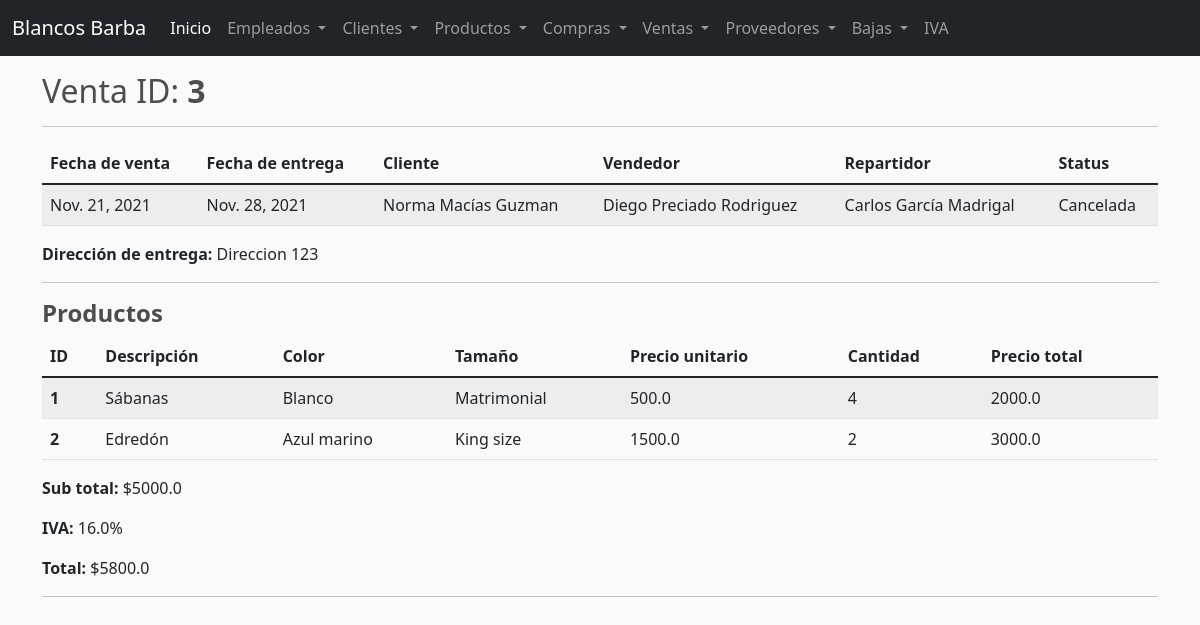
/statusventa/3, run on the app's committed database.
### barba/models.py (models this page shows, shortened)
class Venta(models.Model):
    fechaVenta = models.DateField(null=True,blank=True)
    fechaEntrega = models.DateField(null=True,blank=True)
    cliente = models.ForeignKey(Cliente,on_delete=models.SET_NULL,null=True,blank=True)
    vendedor = models.ForeignKey(Empleado,on_delete=models.SET_NULL,null=True,blank=True)
    repartidor = models.ForeignKey(Empleado,on_delete=models.SET_NULL,null=True,related_name='repartidor',blank=True)
    direccion = models.CharField(max_length=50,null=True,blank=True)
    status = models.CharField(max_length=50,null=True,blank=True)

class Cliente(models.Model):
    nombre = models.CharField(max_length=50,null=True)
    apellidos = models.CharField(max_length=50,null=True)
    correo = models.CharField(max_length=50,null=True)
    telefono = models.CharField(max_length=50,null=True)
    def __str__(self):
        return self.nombre + ' ' + self.apellidos

class Empleado(models.Model):
    nombre = models.CharField(max_length=50,null=True)
    apellidos = models.CharField(max_length=50,null=True)
    sueldo = models.FloatField(null=True)
    cargo = models.CharField(max_length=50,null=True)
    direccion = models.CharField(max_length=50,null=True)
    status = models.CharField(max_length=50,null=True,blank=True)
    password = models.CharField(max_length=50,null=True)
    telefono = models.CharField(max_length=50,null=True)
    def __str__(self):
        return self.nombre + ' ' + self.apellidos

class Producto(models.Model):
    descripcion = models.CharField(max_length=50,null=True)
    precio = models.FloatField(null=True)
    color = models.CharField(max_length=50,null=True)
    talla = models.CharField(max_length=50,null=True)
    existencia = models.IntegerField(null=True)

class Iva(models.Model):
    porcentaje = models.FloatField(null=True)
    fecha_aplicacion = models.DateField(null=True,blank=True)
    fecha_termino = models.DateField(null=True,blank=True)
    def __str__(self):
        return str(self.porcentaje)

### barba/views.py (the view, shortened to what this page needs)
# urls.py: path('statusventa/<str:pk>',views.statusventa, name='statusventa'),
def statusventa(request,pk):
    venta = Venta.objects.get(pk=pk)
    detalles = DetalleVenta.objects.filter(venta=venta)
    subtotal = 0
    productos = []
    for detalle in detalles:
        p = Producto.objects.get(pk=detalle.producto.pk)
        subtotal += p.precio * detalle.cantidad
        productos.append({
            'producto': p,
            'cantidad': detalle.cantidad,
            'pc': p.precio * detalle.cantidad,
        })
    iva = list(Iva.objects.all())[-1]
    total = subtotal * (1 + iva.porcentaje/100)
    context = {
        'venta': venta,
        'subtotal': subtotal,
        'iva': iva,
        'total': total,
        'productos': productos,
    }
    return render(request, 'statusventa.html', context)

### barba/templates/statusventa.html (shortened to what this page needs)
{% extends 'base.html' %}
{% block content %}
<div class="container">
    <h2>Venta ID: <b>{{venta.id}}</b></h2>
    <hr>
    <table class="table table-striped">
        <thead>
            <tr>
                <th scope="col">Fecha de venta</th>
                <th scope="col">Fecha de entrega</th>
                <th scope="col">Cliente</th>
                <th scope="col">Vendedor</th>
                <th scope="col">Repartidor</th>
                <th scope="col">Status</th>
            </tr>
        </thead>
        <tbody>
                <tr>
                    <td>{{venta.fechaVenta}}</td>
                    <td>{{venta.fechaEntrega}}</td>
                    <td>{{venta.cliente}}</td>
                    <td>{{venta.vendedor}}</td>
                    <td>{{venta.repartidor}}</td>
                    <td>{{venta.status}}</td>
                </tr>
        </tbody>
    </table>
    <p><b>Dirección de entrega: </b>{{venta.direccion}}</p>
    <hr>
    <h4><b>Productos</b></h4>
    <table class="table table-striped">
        <thead>
            <tr>
                <th scope="col">ID</th>
                <th scope="col">Descripción</th>
                <th scope="col">Color</th>
                <th scope="col">Tamaño</th>
                <th scope="col">Precio unitario</th>
                <th scope="col">Cantidad</th>
                <th scope="col">Precio total</th>
            </tr>
        </thead>
        <tbody>
            {% for p in productos %}
                <tr>
                    <th scope="col">{{p.producto.id}}</th>
                    <td>{{p.producto.descripcion}}</td>
                    <td>{{p.producto.color}}</td>
                    <td>{{p.producto.talla}}</td>
                    <td>{{p.producto.precio}}</td>
                    <td>{{p.cantidad}}</td>
                    <td>{{p.pc}}</td>
                </tr>
            {% endfor %}
        </tbody>
    </table>
    <p><b>Sub total:</b> ${{subtotal}}</p>
    <p><b>IVA:</b> {{iva}}%</p>
    <p><b>Total:</b> ${{total}}</p>
    <hr>
</div>
{% endblock %}

### static/main.css (style rules this page uses)
body { background-color: hsl(0, 0%, 98%); }
h1,h2,h3,h4,h5,h6 { color:hsl(0, 0%, 30%); }

### data on the page
Venta: id "3", fechaVenta "Nov. 21, 2021", fechaEntrega "Nov. 28, 2021", cliente "Norma Macías Guzman", vendedor "Diego Preciado Rodriguez", repartidor "Carlos García Madrigal", status "Cancelada", direccion "Direccion 123"
Producto: producto.id "1", producto.descripcion "Sábanas", producto.color "Blanco", producto.talla "Matrimonial", producto.precio "500.0", cantidad "4", pc "2000.0"
Producto: producto.id "2", producto.descripcion "Edredón", producto.color "Azul marino", producto.talla "King size", producto.precio "1500.0", cantidad "2", pc "3000.0"
Iva: porcentaje "16.0"

### other printed values
{{ subtotal }} "5000.0"
{{ total }} "5800.0"
